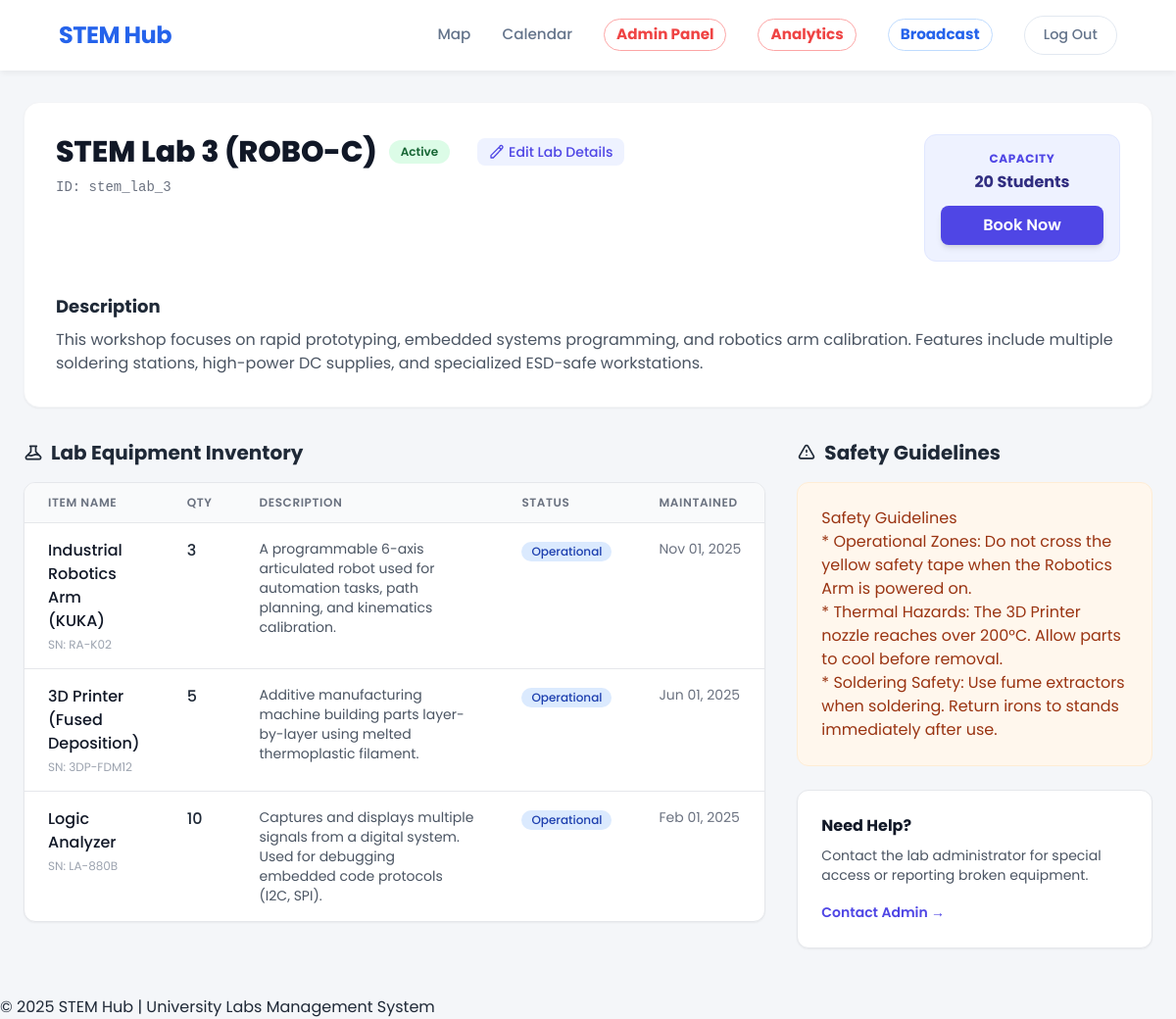
The app's page /labs/robo-control-c/ (signed in) with its own data.
### labs/models.py (models this page shows, shortened)
class Lab(models.Model):
    name = models.CharField(max_length=200)
    slug = models.SlugField(unique=True)
    capacity = models.PositiveIntegerField()
    description = models.TextField()
    map_svg_id = models.CharField(max_length=50, unique=True, help_text="Matches ID in Figma SVG")
    is_active = models.BooleanField(default=True)
    safety_guidelines = models.TextField()

class Equipment(models.Model):
    lab = models.ForeignKey(Lab, related_name='equipment', on_delete=models.SET_NULL, null=True)
    name = models.CharField(max_length=200)
    serial_number = models.CharField(max_length=100, unique=True)
    description = models.TextField(null=True)
    is_operational = models.BooleanField(default=True)
    last_maintenance = models.DateField()
    quantity = models.IntegerField(default=1)

### labs/views.py (the view)
# urls.py: path('<slug:slug>/', views.lab_detail, name='detail'),
@login_required
def lab_detail(request, slug):
    lab = get_object_or_404(Lab, slug=slug)
    return render(request, 'labs/lab.html', {'lab': lab})

### notifications/context_processors.py (called while the page is built)
def user_notifications(request):
    if request.user.is_authenticated:
        notifs = Notification.objects.filter(recipient=request.user, is_read=False)
        return {
            'notifications_list': notifs,
            'unread_count': notifs.count()
        }
    return {}

### CORE/templates/labs/Lab.html (shortened to what this page needs)
{% load static %}
<!DOCTYPE html>
<html lang="en">
<head>
    <script src="https://cdn.tailwindcss.com"></script>
</head>
<body>
    <header>
        <div class="header-content">
            <h1><a href="/">STEM Hub</a></h1>
            <nav>
                <a href="{% url 'labs:index' %}">Map</a>
                <a href="{% url 'reservations:timetable' %}">Calendar</a>
                {% if user.is_staff %}
                    <a href="{% url 'reservations:dashboard' %}" style="color: #ef4444; font-weight: bold; border: 1px solid #fca5a5; padding: 0.25rem 0.75rem; border-radius: 9999px;">Admin Panel</a>
                    <a href="/analytics/dashboard/" style="color: #ef4444; font-weight: bold; border: 1px solid #fca5a5; padding: 0.25rem 0.75rem; border-radius: 9999px;">Analytics</a>
                    <a href="{% url 'notifications:create_announcement' %}" style="color: #2563eb; font-weight: bold; border: 1px solid #bfdbfe; padding: 0.25rem 0.75rem; border-radius: 9999px;">Broadcast</a>
                {% endif %}
                <a href="{% url 'logout' %}" class="logout-btn">Log Out</a>
            </nav>
        </div>
    </header>
    <main class="standard-container pb-12">
        <div class="mt-8 bg-white rounded-2xl shadow-sm border border-gray-100 p-8 mb-8">
            <div class="flex flex-col md:flex-row justify-between md:items-start gap-6">
                <div>
                    <div class="flex items-center gap-3 mb-2">
                        <h1 class="text-3xl font-extrabold text-gray-900">{{ lab.name }}</h1>
                        {% if lab.is_active %}
                            <span class="px-3 py-1 bg-green-100 text-green-800 text-xs font-semibold rounded-full">Active</span>
                        {% else %}
                            <span class="px-3 py-1 bg-red-100 text-red-800 text-xs font-semibold rounded-full">Maintenance</span>
                        {% endif %}
                        {% if user.is_staff %}
                        <a href="{% url 'labs:edit' slug=lab.slug %}"
                           class="text-sm font-medium text-indigo-600 bg-indigo-50 hover:bg-indigo-100 px-3 py-1 rounded-lg ml-4 flex items-center gap-1 transition-colors">
                           <svg class="w-4 h-4" fill="none" stroke="currentColor" viewBox="0 0 24 24"><path stroke-linecap="round" stroke-linejoin="round" stroke-width="2" d="M15.232 5.232l3.536 3.536m-2.036-5.878a2.5 2.5 0 113.536 3.536L6.5 21.036H3v-3.572L16.732 3.732z"></path></svg>
                           Edit Lab Details
                        </a>
                        {% endif %}
                    </div>
                    <p class="text-gray-500 text-sm font-mono">ID: {{ lab.map_svg_id }}</p>
                </div>
                <div class="bg-indigo-50 p-4 rounded-xl border border-indigo-100 min-w-[200px] text-center">
                    <p class="text-xs text-indigo-600 uppercase font-bold tracking-wider mb-1">Capacity</p>
                    <p class="2xl font-bold text-indigo-900 mb-3">{{ lab.capacity }} Students</p>
                    {% if lab.is_active %}
                        <a href="{% url 'reservations:make_reservation' lab_id=lab.id %}" class="block w-full py-2 bg-indigo-600 hover:bg-indigo-700 text-white font-semibold rounded-lg transition shadow-md">
                            Book Now
                        </a>
                    {% else %}
                        <button disabled class="block w-full py-2 bg-gray-300 text-gray-500 font-semibold rounded-lg cursor-not-allowed">
                            Unavailable
                        </button>
                    {% endif %}
                </div>
            </div>
            <div class="mt-8 prose prose-indigo max-w-none text-gray-600">
                <h3 class="text-lg font-bold text-gray-800 mb-2">Description</h3>
                <p>{{ lab.description|linebreaks }}</p>
            </div>
        </div>
        <div class="grid grid-cols-1 lg:grid-cols-3 gap-8">
            <div class="lg:col-span-2">
                <h2 class="text-xl font-bold text-gray-800 mb-4 flex items-center gap-2">
                    Lab Equipment Inventory
                </h2>
                <div class="bg-white rounded-xl shadow-sm border border-gray-200 overflow-hidden">
                    {% if lab.equipment.all %}
                        <table class="w-full text-left">
                            <thead class="bg-gray-50 border-b border-gray-200">
                                <tr>
                                    <th class="px-6 py-3 text-xs font-semibold text-gray-500 uppercase tracking-wider">Item Name</th>
                                    <th class="px-6 py-3 text-xs font-semibold text-gray-500 uppercase tracking-wider">Qty</th> <th class="px-6 py-3 text-xs font-semibold text-gray-500 uppercase tracking-wider w-1/2">Description</th>
                                    <th class="px-6 py-3 text-xs font-semibold text-gray-500 uppercase tracking-wider">Status</th>
                                    <th class="px-6 py-3 text-xs font-semibold text-gray-500 uppercase tracking-wider">Maintained</th>
                                </tr>
                            </thead>
                            <tbody class="divide-y divide-gray-200">
                                {% for item in lab.equipment.all %}
                                <tr class="hover:bg-gray-50 transition">
                                    <td class="px-6 py-4 align-top">
                                        <div class="font-medium text-gray-900">{{ item.name }}</div>
                                        <div class="text-xs text-gray-400 mt-1">SN: {{ item.serial_number }}</div>
                                    </td>
                                    <td class="px-6 py-4 align-top font-medium text-gray-800"> {{ item.quantity }}
                                    </td>
                                    <td class="px-6 py-4 align-top">
                                        <p class="text-sm text-gray-600">
                                            {{ item.description|default:"No description provided." }}
                                        </p>
                                    </td>
                                    <td class="px-6 py-4 align-top">
                                        {% if item.is_operational %}
                                            <span class="inline-flex items-center px-2.5 py-0.5 rounded-full text-xs font-medium bg-blue-100 text-blue-800">
                                                Operational
                                            </span>
                                        {% else %}
                                            <span class="inline-flex items-center px-2.5 py-0.5 rounded-full text-xs font-medium bg-red-100 text-red-800">
                                                Broken
                                            </span>
                                        {% endif %}
                                    </td>
                                    <td class="px-6 py-4 align-top text-sm text-gray-500 whitespace-nowrap">
                                        {{ item.last_maintenance|date:"M d, Y" }}
                                    </td>
                                </tr>
                                {% endfor %}
                            </tbody>
                        </table>
                    {% else %}
                        <div class="p-8 text-center text-gray-500">
                            No equipment assigned to this lab yet.
                        </div>
                    {% endif %}
                </div>
            </div>
            <div>
                <h2 class="text-xl font-bold text-gray-800 mb-4 flex items-center gap-2">
                    <svg class="w-5 h-5" fill="none" stroke="currentColor" viewBox="0 0 24 24"><path stroke-linecap="round" stroke-linejoin="round" stroke-width="2" d="M12 9v2m0 4h.01m-6.938 4h13.856c1.54 0 2.502-1.667 1.732-3L13.732 4c-.77-1.333-2.694-1.333-3.464 0L3.34 16c-.77 1.333.192 3 1.732 3z"></path></svg>
                    Safety Guidelines
                </h2>
                <div class="bg-orange-50 rounded-xl p-6 border border-orange-100 text-orange-800">
                    {% if lab.safety_guidelines %}
                        <div class="prose prose-sm text-orange-800">
                            {{ lab.safety_guidelines|linebreaks }}
                        </div>
                    {% else %}
                        <p class="text-sm">Safety guidelines not yet entered for this lab.</p>
                    {% endif %}
                </div>
                <div class="mt-6 bg-white rounded-xl p-6 border border-gray-200 shadow-sm">
                    <h3 class="font-bold text-gray-900 mb-2">Need Help?</h3>
                    <p class="text-sm text-gray-600 mb-4">Contact the lab administrator for special access or reporting broken equipment.</p>
                    <a href="mailto:admin@stemhub.edu" class="text-sm font-semibold text-indigo-600 hover:text-indigo-800">Contact Admin &rarr;</a>
                </div>
            </div>
        </div>
    </main>
    <footer>
        <p>© 2025 STEM Hub | University Labs Management System</p>
    </footer>
</body>
</html>

### CORE/templates/labs/Lab.html (style rules this page uses)
* { margin: 0; padding: 0; box-sizing: border-box; font-family: 'Poppins', sans-serif; }
body { background: #f4f6f9; color: #1f2937; overflow-x: hidden; }
a { text-decoration: none; color: inherit; }
.standard-container { max-width: 80rem; margin-left: auto; margin-right: auto; padding-left: 1.5rem; padding-right: 1.5rem; }
header { background: rgba(255, 255, 255, 0.95); color: #1e293b; padding: 1rem 5%; display: flex; justify-content: space-between; align-items: center; box-shadow: 0 4px 6px -1px rgba(0, 0, 0, 0.05); position: sticky; top: 0; z-index: 1000; backdrop-filter: blur(10px); }
header .header-content { display: flex; justify-content: space-between; align-items: center; width: 100%; max-width: 80rem; margin-left: auto; margin-right: auto; }
header h1 { font-size: 1.5rem; font-weight: 700; color: #2563eb; letter-spacing: -0.5px; }
nav { display: flex; gap: 2rem; align-items: center; }
nav a { font-weight: 500; font-size: 0.95rem; color: #64748b; transition: color 0.3s; white-space: nowrap; }
.logout-btn { padding: 0.5rem 1.2rem; border: 1px solid #e2e8f0; border-radius: 2rem; font-size: 0.9rem; transition: all 0.3s; white-space: nowrap; }

### records on screen
Lab: name "STEM Lab 3 (ROBO-C)", map_svg_id "stem_lab_3", capacity "20", description "This workshop focuses on rapid prototyping, embedded systems programming, and robotics arm calibration. Features include multiple soldering stations, high-power DC supplies, and specialized ESD-safe workstations.", safety_guidelines "Safety Guidelines * Operational Zones: Do not cross the yellow safety tape when the Robotics Arm is powered on. * Thermal Hazards: The 3D Printer nozzle reaches over 200°C. Allow parts to cool before removal. * Soldering Safety: Use fume extractors when soldering. Return irons to stands immediately after use."
Equipment: name "Industrial Robotics Arm (KUKA)", serial_number "RA-K02", quantity "3", description "A programmable 6-axis articulated robot used for automation tasks, path planning, and kinematics calibration.", is_operational "Operational", last_maintenance "Nov 01, 2025"
Equipment: name "3D Printer (Fused Deposition)", serial_number "3DP-FDM12", quantity "5", description "Additive manufacturing machine building parts layer-by-layer using melted thermoplastic filament.", is_operational "Operational", last_maintenance "Jun 01, 2025"
Equipment: name "Logic Analyzer", serial_number "LA-880B", quantity "10", description "Captures and displays multiple signals from a digital system. Used for debugging embedded code protocols (I2C, SPI).", is_operational "Operational", last_maintenance "Feb 01, 2025"
